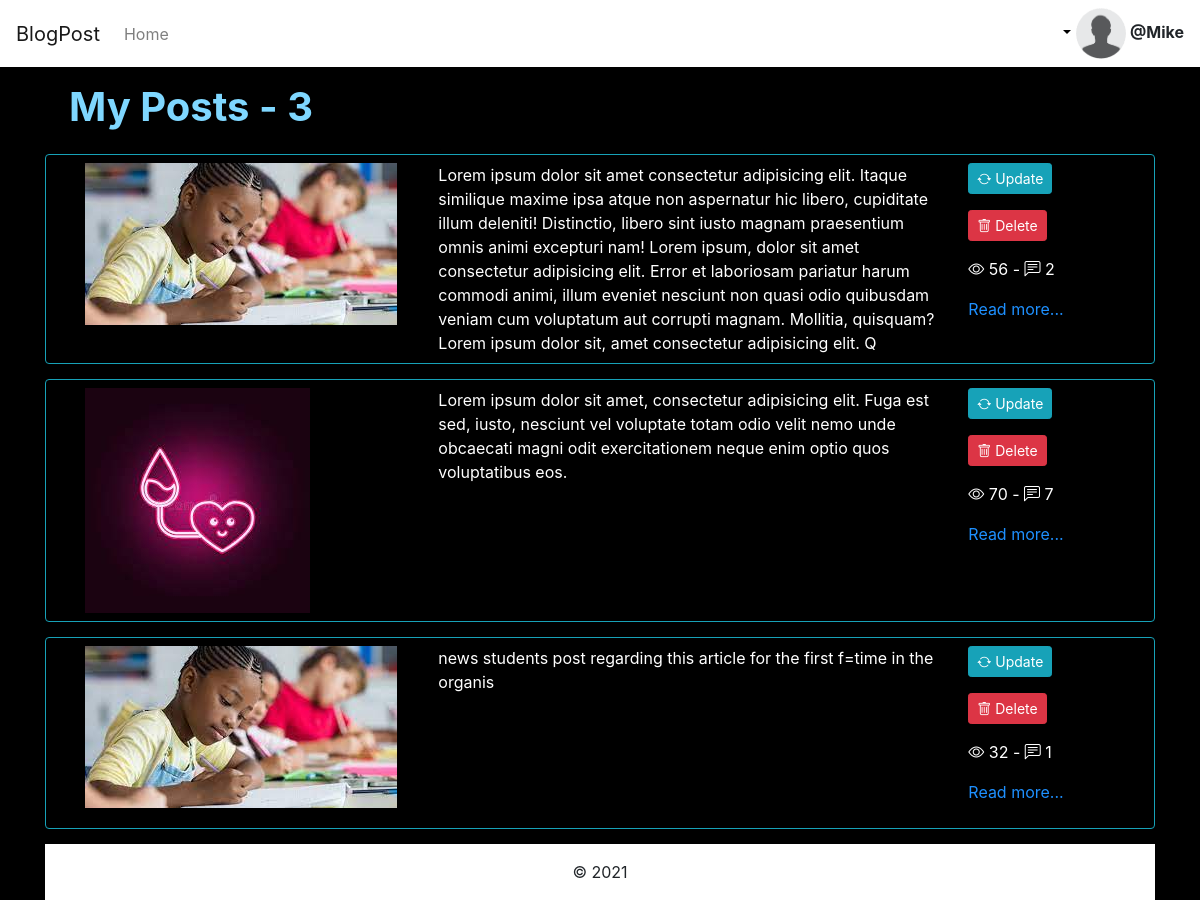
The app's page /auth/user/dashboard/ (signed in) with its own data.
### blogApp/models.py (models this page shows, shortened)
class Post(models.Model):
    post_image = models.FileField(blank=True,null=True,upload_to="img/")
    heading = models.CharField(max_length=100)
    post_string = models.CharField(max_length=8)
    description = models.TextField(max_length=500)
    author = models.ForeignKey(to=User, on_delete=models.DO_NOTHING)
    category_id = models.ManyToManyField(Category)
    created_at = models.DateTimeField(auto_now_add=True)
    updated_at = models.DateTimeField(auto_now_add=True)

### blogApp/views.py (the view)
# urls.py: path('auth/user/dashboard/', views.userDashbord, name='user-dashboard'),
def userDashbord(request):
    auth_user = request.user
    my_posts = Post.objects.filter(author=auth_user)
    post_no = my_posts.count()
    for my_post in my_posts:
        my_post.comments_no = my_post.comments_set.all().count()
        my_post.views_no = my_post.postview_set.all().count()
    data = {'my_posts':my_posts, 'post_no':post_no }
    return render(request, 'pages/user-dashboard.html',data)

### blogApp/templates/pages/user-dashboard.html
{% extends 'sections/base.html' %}
{% block content %}
{% load static %}
<h1 class=" px-4 py-2 text-left max-width:50px ">My Posts - {{post_no}}</h1>
{% if post_no > 0 %}
{% for post in my_posts%}
<div class="row rounded text-white px-4 py-2 border border-info" style="margin:15px 0;">
    <div class="col-sm-3 col-md-4 col-lg-4"><img src="{% static post.post_image %}" alt=""></div>
    <div class="col-sm-6 col-md-6 col-lg-6">{{post.description}}</div>
    <div class="col-sm-3 col-md-2 col-lg-2">
        <p><a href="{% url 'update-post' post.id%}" class="btn btn-sm btn-info"><i class="bi bi-arrow-repeat"></i> Update  </a> </p>
        <p><a href="{% url 'delete-post' post.id%}" class="btn btn-sm btn-danger"><i class="bi bi-trash"></i> Delete </a></p>
        <p><i class="bi bi-eye"></i> {{post.views_no}} - <i class="bi bi-chat-left-text"></i> {{post.comments_no}} </p>
        <p ><a href="{% url 'details' post.id%}" style="color:dodgerblue">Read more...</a></p>
    </div>
</div>
{% endfor %}
{% else %}
    <p class="text-white">you haven't created any posts yet. please go ahead and create One <span><small><a href="{% url 'new-post'%}" class="btn btn-sm btn-info"><i class="bi bi-plus"></i> Add new post </a> </small></span></p>
{%endif%}
{% endblock %}

### blogApp/templates/sections/navbar.html (shortened to what this page needs)
<nav class="navbar navbar-expand-lg navbar-light fixed-top bg-white">
        <a class="navbar-brand" href="{% url 'home' %}">BlogPost</a>
        <div class="collapse navbar-collapse" id="navbarNavAltMarkup">
        <div class="navbar-nav">
            <a class="nav-item nav-link " href="{% url 'home' %}">Home </span></a>
        </div>
        </div>
        {% if request.user.is_authenticated %}
        <div class="pull-right">
            <ul class="nav pull-right">
                <li class="dropdown"><a href="#" class="dropdown-toggle" data-toggle="dropdown"><span>
                    <a href="javascript:;" class="avatar  rounded-circle">
                    <img class="avatar  rounded-circle" alt="user profile" src="/static/users-profiles/default-avatar.png" style="width:50px"> </a>
                    <b class="caret">@{{request.user}}</span></b></a>
                </li>
            </ul>
          </div>
          {% endif %}
  </nav>

### static/css/styles.css (style rules this page uses)
body { background: #232321; }
h1 { color: #fff; padding: 10px 0; }
a { color: initial; }
body { background-color: black }
h1, h4 { color: #7fd7ff; font-weight: bold }

### records on screen
Post: post_image (picture), description "Lorem ipsum dolor sit amet consectetur adipisicing elit. Itaque similique maxime ipsa atque non aspernatur hic libero, cupiditate illum deleniti! Distinctio, libero sint iusto magnam praesentium omnis animi excepturi nam! Lorem ipsum, dolor sit amet consectetur adipisicing elit. Error et laboriosam pariatur harum commodi animi, illum eveniet nesciunt non quasi odio quibusdam veniam cum voluptatum aut corrupti magnam. Mollitia, quisquam? Lorem ipsum dolor sit, amet consectetur adipisicing elit. Q", views_no "56", comments_no "2"
Post: post_image (picture), description "Lorem ipsum dolor sit amet, consectetur adipisicing elit. Fuga est sed, iusto, nesciunt vel voluptate totam odio velit nemo unde obcaecati magni odit exercitationem neque enim optio quos voluptatibus eos.", views_no "70", comments_no "7"
Post: post_image (picture), description "news students post regarding this article for the first f=time in the organis", views_no "32", comments_no "1"

### other values on screen
{{ request.user }} "Mike"
{{ post_no }} "3"
